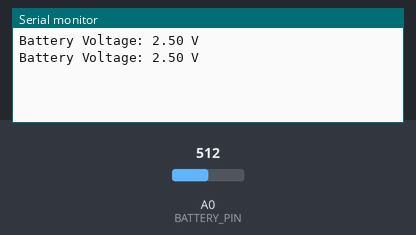
A sketch run on a simulated Arduino Uno, built with avr-gcc and run on an emulated ATmega328P. Parts: the last lines printed to the serial monitor. Inputs (shaded band) come from the test bench; at power-on: A0 (BATTERY_PIN) = 512.

Above: at 1.8 s.
1.9 s: A0 (BATTERY_PIN) set to 716
At 2.8 s:
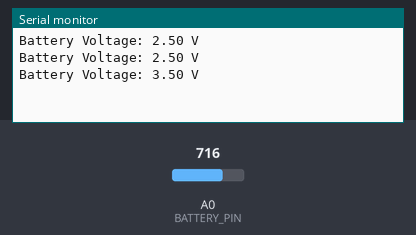
3.4 s: A0 (BATTERY_PIN) set to 900
At 4.8 s:
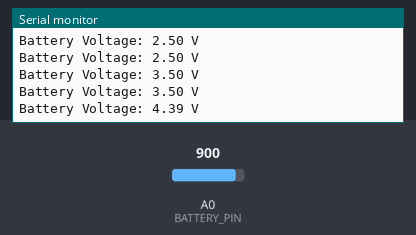
Timing chart, 0 to 6.4 s (numbered marks = the images above; inputs shaded):
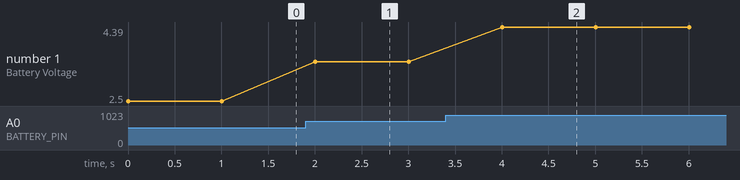

Measured:
- after the input at 1.9 s, the serial monitor: prints a new line after 0.10 s (image 1)
- after the input at 3.4 s, the serial monitor: prints a new line after 0.60 s (image 2)
- plotted number 1: 2.5 → 3.5 after the input at 1.9 s, 3.5 → 4.39 after the input at 3.4 s

The sketch:

battery_volatage_measure.ino
```cpp
const int BATTERY_PIN = A0;

// Calibration values
const float REFERENCE_VOLTAGE = 5.0; // Change to 3.3 if using a 3.3V Arduino
const int ADC_RESOLUTION = 1024;     // Standard 10-bit ADC

void setup() {
  Serial.begin(9600);
  pinMode(BATTERY_PIN, INPUT);
}

void loop() {
  // Read the raw ADC value (0 to 1023)
  int rawADC = analogRead(BATTERY_PIN);

  // Calculate actual voltage
  float batteryVoltage = (rawADC * REFERENCE_VOLTAGE) / ADC_RESOLUTION;

  // Print results
  Serial.print("Battery Voltage: ");
  Serial.print(batteryVoltage, 2);
  Serial.println(" V");

  delay(1000);
}
```
